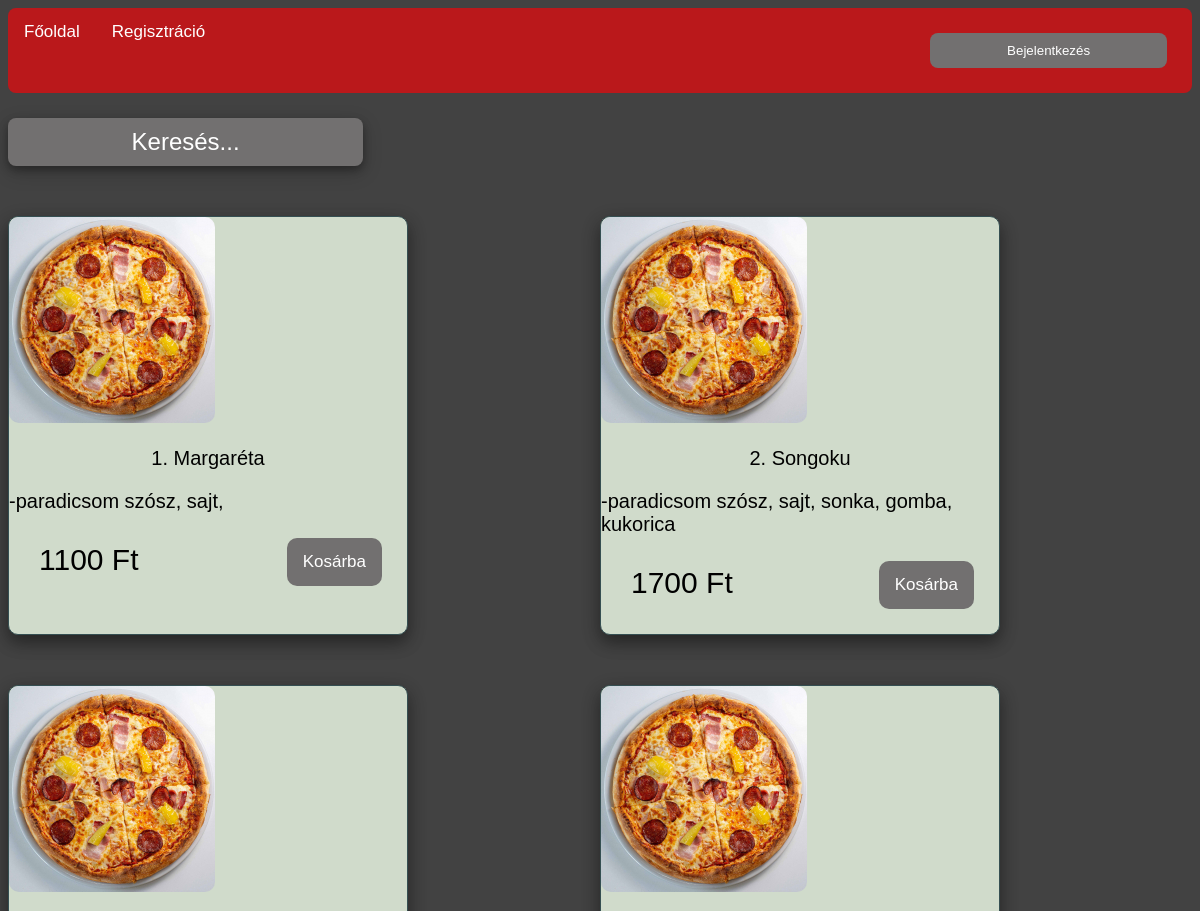
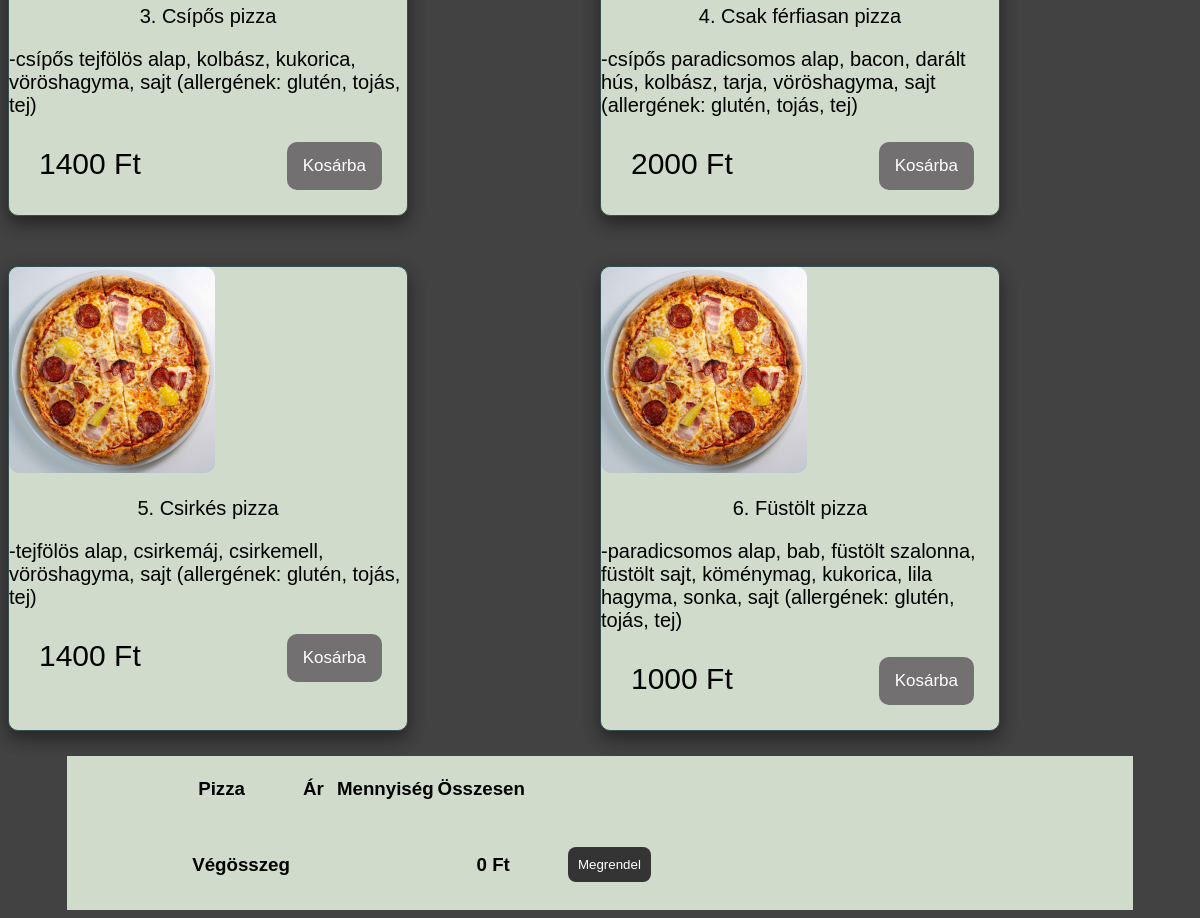
The page / on the database its author committed (2 pictures, top to bottom).
### tables this page shows
CREATE TABLE `pizza` (
  `pizzaid` int(11) NOT NULL,
  `pizzaname` text NOT NULL,
  `description` text NOT NULL,
  `price` int(11) NOT NULL,
  `image` text NOT NULL
);

### DatabaseParts/Pizza_display.php (the view, shortened to what this page needs)
<?php
require("DatabaseParts/Userdata_server_connect.php");
try {
    $sql = "SELECT pizzaid, pizzaname, description, price, image  FROM pizza";
    $queryLeker = $conn->prepare($sql);
    $queryLeker->execute();
    while ($row = $queryLeker->fetch(PDO::FETCH_ASSOC)) {
        echo "<div class=product>";
        echo "<img src=".$row["image"].">";
        echo "<p class=nev data-text=Mindent Bele>".$row["pizzaid"].". ".$row["pizzaname"]."</p>";
        echo "<span class=leiras>".$row["description"]."</span>";
        echo "<br>";
        echo "<div class=price>" . $row["price"] . " Ft</div>";
        echo "<button class=more>Kosárba</button>";
        echo "</div>";
    }
} catch (PDOException $e) {
    echo "<p class='error'>Adatbázis lekérdezési hiba: " . $e->getMessage() . "</p>\n";
} catch (Exception $e) {
    echo "<p class='error'>Hiba: " . $e->getMessage() . "</p>\n";
}
?>

### parts/htmlTop.php (shortened to what this page needs)
<!doctype html>
<html>
<head>
<link rel="stylesheet" href="parts/style.css">
</head>
<body>

### parts/menu.php (shortened to what this page needs)
<nav>
<div class="topnav">
    <a href="Index.php">Főoldal</a>
<?php
if(isset($_SESSION["username"])){
    echo "<a href=Profile.php>Profil</a>";
    if($_SESSION["isadmin"]){
      require("parts/AdminMenu.php");
      }
    echo "<button onclick=logout()>Kijelentkezés</button>";
}else{
echo "<a href=Registration.php>Regisztráció</a>";
?>
      <button data-modal-target="#modal">Bejelentkezés</button>
<?php
}
?>
</div>
</nav>

### Index.php (shortened to what this page needs)
<?php
require_once("DatabaseParts/User_Login_verification.php");
require_once("parts/htmlTop.php");
require_once("parts/menu.php");
?>
<input type="text" id="search-input" placeholder="Keresés..." class="stickyHeader">
<div id="content">
    <?php require("DatabaseParts/Pizza_display.php"); ?>
</div>
<div id="cart-div" class="uk-overflow-auto container">
    <form  action="<?php echo htmlspecialchars($_SERVER["PHP_SELF"]); ?>">
        <table id="cart-table" class="uk-table uk-table-hover uk-table-middle uk-table-divider">
            <thead>
                <tr>
                    <th class="uk-table-shrink"></th>
                    <th class="uk-table-small sty">
                        <h3>Pizza</h3>
                    </th>
                    <th class="uk-width-small sty">
                        <h3>Ár</h3>
                    </th>
                    <th class="uk-table-shrink uk-text-small sty">
                        <h3>Mennyiség</h3>
                    </th>
                    <th class="uk-table-shrink uk-text-small sty">
                        <h3>Összesen</h3>
                    </th>
                </tr>
            </thead>
            <tr>
                <td><img class="uk-preserve-width uk-border-circle" width="40" alt=""></td>
                <td class="uk-table-link">
                    <h3 class="item-name"><strong>Végösszeg</strong></h3>
                </td>
                <td class="uk-text-truncate">
                </td>
                <td class="uk-text-truncate">
                </td>
                <td class="uk-text-truncate grand-total">
                    <h3><strong>0 Ft</strong></h3>
                </td>
                <td class=""><input type="submit" name="order" value="Megrendel" onclick="alertFunction()"></td>
            </tr>
        </table>
    </form>
</div>
<?php require_once("parts/htmlBottom.php"); ?>

### parts/htmlBottom.php
</body>
</html>

### parts/style.css (style rules this page uses)
html, body, head, header, footer { font-family: Tahoma, Verdana, sans-serif; background-color: #fefefe; background-color: #424242; }
.topnav { border-radius: 8px; background-color: #Ba181b; overflow: hidden; }
.topnav a { float: left; color: #ffffff; text-align: center; padding: 14px 16px; text-decoration: none; font-size: 17px; transition-duration: 0.6s; }
::placeholder { color: #ffffff; }
input[type=text] { border-radius: 8px; text-align: center; background-color: #727070; color: #ffffff; text-decoration: none; border: none; width: 30%; padding: 10px; margin-top: 25px; margin-bottom: 25px; min-width: fit-content; }
input[type=submit] { border-radius: 8px; text-align: center; background-color: #343434; color: #ffffff; text-decoration: none; border: none; width: 30%; padding: 10px; margin-top: 25px; margin-bottom: 25px; min-width: fit-content; }
button { border-radius: 8px; text-align: center; background-color: #727070; color: #ffffff; text-decoration: none; border: none; width: 20%; padding: 10px; margin: 25px; min-width: fit-content; float: right; }
a { text-decoration: underline; color: #e2e6e0; }
.stickyHeader { color: #e2e6e0; background-color: #354F52; text-align: center; border-radius: 8px; padding: 20px; margin-top: 20px; font-size: x-large; box-shadow: 0 4px 8px 0 rgba(0, 0, 0, 0.3), 0 6px 20px 0 rgba(0, 0, 0, 0.19); }
#content { display: grid; grid-template-columns: repeat(3, 1fr); grid-template-rows: repeat(5); grid-gap: auto; margin: auto; border: none; background-color: none; max-width: 100%; }
@media only screen and (max-width: 1300px) { #content { display: grid; grid-template-columns: repeat(2, 1fr); grid-template-rows: repeat(5); grid-gap: auto; margin: auto; border: none; background-color: none; max-width: 100%; } }
.product { background-color: #d0dbcb; color: #000; border: solid 1px; border-color: #354F52; border-radius: 5px; max-width: 400px; max-height: 500px; margin-bottom: 25px; margin-top: 25px; box-shadow: 0 8px 16px 0 rgba(0, 0, 0, 0.3), 0 6px 20px 0 rgba(0, 0, 0, 0.19); border-radius: 10px; }
.product img { max-width: 400px; max-height: 500px; border-radius: 10px; }
.product p { font-size: 20px; text-align: center; color: #000; }
.leiras { font-size: 20px; text-align: center; color: #000; }
.more { background-color: #727070; color: #ffffff; border: none; padding: 14px 16px; text-align: center; text-decoration: none; float: right; font-size: 17px; transition-duration: 0.6s; border-radius: 10px; }
.price { font-size: 30px; border: none; padding: 30px; text-align: left; text-decoration: none; float: left; }
#cart-div { background-color: #d0dbcb; width: 90%; margin-left: 5%; }
#cart-table tbody tr td { padding-left: 40px; }
*, *::after, *::before { box-sizing: border-box; }

### rows shown on the page
pizza: image (picture), pizzaid "1", pizzaname "Margaréta", description "-paradicsom szósz, sajt,", price "1100"
pizza: image (picture), pizzaid "2", pizzaname "Songoku", description "-paradicsom szósz, sajt, sonka, gomba, kukorica", price "1700"
pizza: image (picture), pizzaid "3", pizzaname "Csípős pizza", description "-csípős tejfölös alap, kolbász, kukorica, vöröshagyma, sajt (allergének: glutén, tojás, tej)", price "1400"
pizza: image (picture), pizzaid "4", pizzaname "Csak férfiasan pizza", description "-csípős paradicsomos alap, bacon, darált hús, kolbász, tarja, vöröshagyma, sajt (allergének: glutén, tojás, tej)", price "2000"
pizza: image (picture), pizzaid "5", pizzaname "Csirkés pizza", description "-tejfölös alap, csirkemáj, csirkemell, vöröshagyma, sajt (allergének: glutén, tojás, tej)", price "1400"
pizza: image (picture), pizzaid "6", pizzaname "Füstölt pizza", description "-paradicsomos alap, bab, füstölt szalonna, füstölt sajt, köménymag, kukorica, lila hagyma, sonka, sajt (allergének: glutén, tojás, tej)", price "1000"
